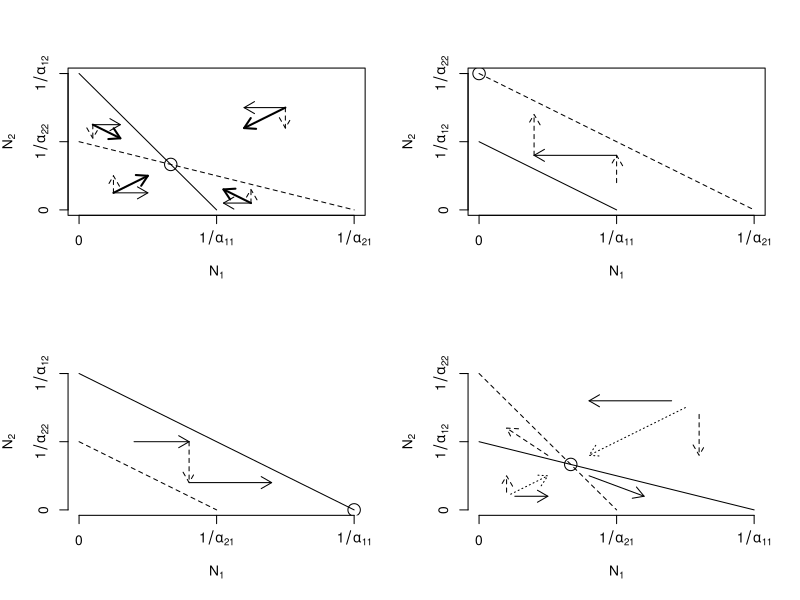
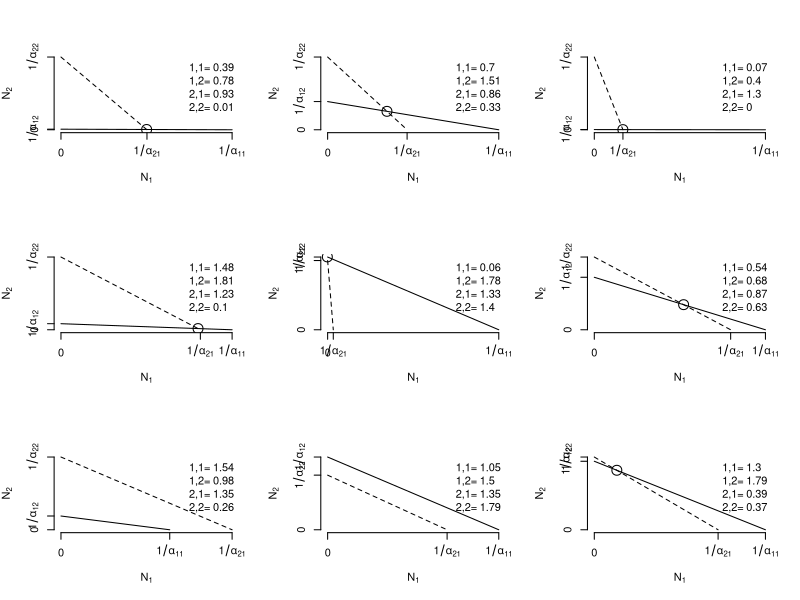

R code for these plots, in order:
###################################################
### Casos de equilibrio para duas populações 
###################################################

### Coexistencia estavel

layout(matrix(c(1:4),ncol=2,byrow=T))

a <- matrix(c(0.01,0.005,0.005,0.01),ncol=2,byrow=TRUE)

plot( (a[2,2]-a[1,2])/(a[2,2]*a[1,1] - a[1,2]*a[2,1]),
     (a[1,1]-a[2,1])/(a[2,2]*a[1,1] - a[1,2]*a[2,1]), cex=2, pch=1, col=1, axes=FALSE,
     ylim=c(0, max(1/a[2,2], 1/a[1,2])), xlim=c(0, max(1/a[1,1], 1/a[2,1])),
     ylab=expression("N"[2]), xlab=expression("N"[1]), pty='s')

curve(1/a[2,2] - (a[2,1]/a[2,2])*x, 0, 1/a[2,1], add=TRUE, lty=2)
curve(1/a[1,2] - (a[1,1]/a[1,2])*x, 0, 1/a[1,1], add=T)
axis(1, c(0, 1/a[1,1], 1/a[2,1]),c(0, expression(1/alpha[11]),expression(1/alpha[21])))
axis(2, c(0, 1/a[2,2], 1/a[1,2]),c(0, expression(1/alpha[22]),expression(1/alpha[12])))
box()
arrows(c(25,25,25), c(25,25,25), c(25,50,50), c(50,25,50),
       col=1, length=.12, lwd=c(1,1,2), lty=c(2,1,1))
arrows(c(150,150,150), c(150,150,150), c(150,120, 120), c(120,150,120),
      col=1, length=.12,  lwd=c(1,1,2), lty=c(2,1,1))
arrows(c(10, 10, 10), c(125,125,125), c(10,30,30), c(105,125,105),
       length=0.12, col=1,  lwd=c(1,1,2), lty=c(2,1,1))
arrows(c(125,125,125), c(10, 10,10), c(125,105,105), c(30,10,30), 
       length=0.12, col=1,  lwd=c(1,1,2), lty=c(2,1,1))

### Espécie 2 pode invadir, a espécie 1 não

a <- matrix(c(0.01, 0.02,0.005, 0.01), ncol=2, byrow=TRUE)

curve(1/a[2,2] - (a[2,1]/a[2,2])*x, 0, 1/a[2,1], lwd=1, lty=2,  axes=FALSE,
      ylim=c(0, max(1/a[2,2], 1/a[1,2])), xlim=c(0, max(1/a[1,1], 1/a[2,1])),
      ylab=expression("N"[2]), xlab=expression("N"[1]))

curve(1/a[1,2] - (a[1,1]/a[1,2])*x, 0, 1/a[1,1], add=T)
axis(1, c(0, 1/a[1,1], 1/a[2,1]),c(0, expression(1/alpha[11]),expression(1/alpha[21])))
axis(2, c(0, 1/a[2,2], 1/a[1,2]), lwd=1,c(0, expression(1/alpha[22]),expression(1/alpha[12])))
box()
xs <- c(1, 1, .4, .4) * a[1,1]^-1
ys <- c(.2, .4, .4, .7)*a[2,2]^-1

arrows(xs[1:3], ys[1:3], xs[2:4], ys[2:4],lty=2:1, lwd=c(1,1), length=0.12)
points(0,1/a[2,2], cex=2)

### Espécie 1 pode invadir, espécie 2 não

a <- matrix(c(0.01, 0.005,0.02,0.01), ncol=2, byrow=TRUE)
curve(1/a[2,2] - (a[2,1]/a[2,2])*x, 0, 1/a[2,1], lwd=1, lty=2,  axes=FALSE,
      ylim=c(0, max(1/a[2,2], 1/a[1,2])), xlim=c(0, max(1/a[1,1], 1/a[2,1])),
      ylab=expression("N"[2]), xlab=expression("N"[1]))
curve(1/a[1,2] - (a[1,1]/a[1,2])*x, 0, 1/a[1,1], add=T)
axis(1, c(0, 1/a[1,1], 1/a[2,1]),c(0, expression(1/alpha[11]),expression(1/alpha[21])))
axis(2, c(0, 1/a[2,2], 1/a[1,2]),c(0, expression(1/alpha[22]),expression(1/alpha[12])))

ys <- c(1, 1, .4, .4) * a[1,1]^-1
xs <- c(.2, .4, .4, .7)*a[2,2]^-1

arrows(xs[1:3], ys[1:3], xs[2:4], ys[2:4],lty=1:2, lwd=c(1,1), length=0.12)
points(1/a[1,1],0, cex=2)

### Nenhuma especie pode invadir, com equilibrio estavel

a <- matrix(c(  0.01, 0.02,0.02, 0.01), ncol=2, byrow=TRUE)
curve(1/a[2,2] - (a[2,1]/a[2,2])*x, 0, 1/a[2,1], lty=2,  axes=FALSE,
      ylim=c(0, max(1/a[2,2], 1/a[1,2])), xlim=c(0, max(1/a[1,1], 1/a[2,1])),
      ylab=expression("N"[2]), xlab=expression("N"[1]))
curve(1/a[1,2] - (a[1,1]/a[1,2])*x, 0, 1/a[1,1], add=T)

axis(1, c(0, 1/a[1,1], 1/a[2,1]),c(0, expression(1/alpha[11]),expression(1/alpha[21])))
axis(2, c(0, 1/a[2,2], 1/a[1,2]),c(0, expression(1/alpha[22]),expression(1/alpha[12])))

pxys <- matrix(c(.13,.1,.25,.1,
                 .1,.13,.1,.25,
                 .115,.115,.25,.25,
                 .7,.8,.4,.8,
                 .8,.7,.8,.4,
                 .75,.75,.4,.4,
                 .25,.4,.1, .6,
                 .4,.25,.6, .1),
              nc=4, byrow=T)
xys <- pxys
xys[,1:2] <-  a[1,1]^-1 * pxys[,1:2]
xys[,3:4] <-  pxys[,3:4] * a[2,2]^-1
arrows(xys[,1], xys[,2], xys[,3], xys[,4],lty=c(1,2,3,1,2,3,2,1), lwd=c(1), length=0.12)
n2star <- (a[1,1] - a[2,1])/(a[1,1]*a[2,2] - a[1,2]*a[2,1])
n1star <- (a[2,2] - a[1,2])/(a[1,1]*a[2,2] - a[1,2]*a[2,1])
points(n1star,n2star, cex=2)

#Interações ao acaso
par(mfrow=c(3,3))

for(i in c(1:9)) {
a <- matrix(runif(4,0,2),ncol=2,byrow=TRUE)

plot( (a[2,2]-a[1,2])/(a[2,2]*a[1,1] - a[1,2]*a[2,1]),
     (a[1,1]-a[2,1])/(a[2,2]*a[1,1] - a[1,2]*a[2,1]), cex=2, pch=1, col=1, axes=FALSE,
     ylim=c(0, max(1/a[2,2], 1/a[1,2])), xlim=c(0, max(1/a[1,1], 1/a[2,1])),
     ylab=expression("N"[2]), xlab=expression("N"[1]), pty='s')

curve(1/a[2,2] - (a[2,1]/a[2,2])*x, 0, 1/a[2,1], add=TRUE, lty=2)
curve(1/a[1,2] - (a[1,1]/a[1,2])*x, 0, 1/a[1,1], add=T)
axis(1, c(0, 1/a[1,1], 1/a[2,1]),c(0, expression(1/alpha[11]),expression(1/alpha[21])))
axis(2, c(0, 1/a[2,2], 1/a[1,2]),c(0, expression(1/alpha[22]),expression(1/alpha[12])))
legend("topright",legend=paste(c("1,1=","1,2=","2,1=","2,2="),round(a,digits=2)),bty="n")
}
